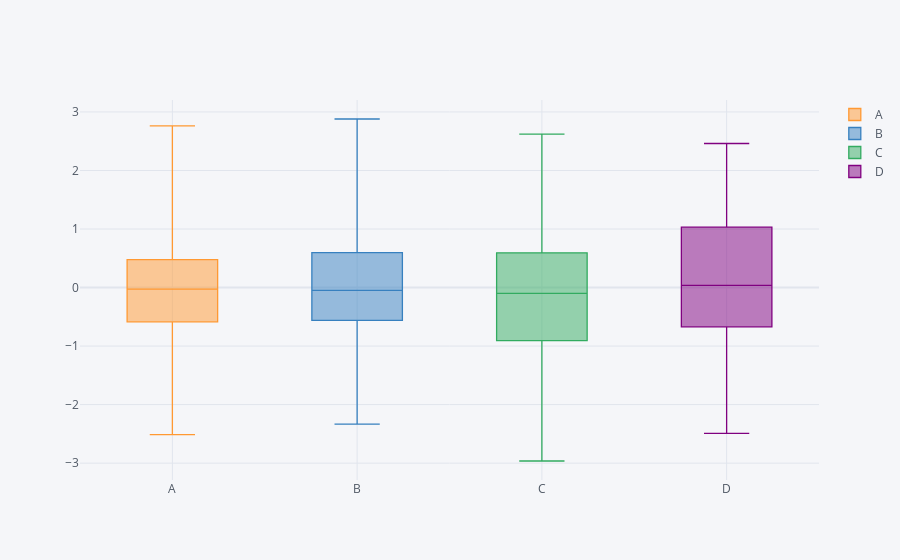

The cell this chart's notebook holds for it:
### Markdown cell above
<a id='box'></a>
## Box Plots

### Code cell
df.iplot(kind = 'box')
